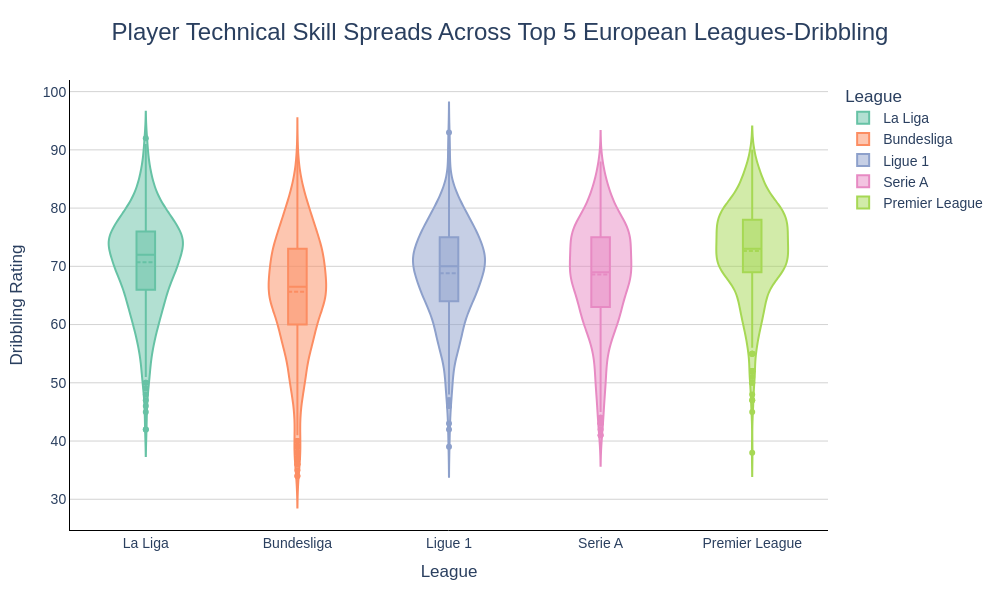

Source (notebook cell):
### Code cell
fig=px.violin(df_top5,
              x='league_name',
              y='dribbling',
              color='league_name',
              box=True,
              points='outliers',
              template='plotly_white',
              title="Player Technical Skill Spreads Across Top 5 Leagues- Dribbling",
              color_discrete_sequence=px.colors.qualitative.Set2,
              hover_data=['short_name','club_name','age']
              )
fig.update_traces(
    meanline_visible=True,
    hovertemplate=
        '<b>League:</b>%{x}<br>'+
        '<b>Dribbling:</b>{y}<br>'+
        '<b>Player:</b>%{customdata[0]}<br>'+
        "<b>Club:</b> %{customdata[1]}<br>" +
        "<b>Age:</b> %{customdata[2]}<extra></extra>"
)
fig.update_layout(
    title=dict(
        text="Player Technical Skill Spreads Across Top 5 European Leagues-Dribbling",
        x=0.5,
        font=dict(size=24)
    ),

    xaxis_title="League",
    yaxis_title="Dribbling Rating",

    width=1000,
    height=600,

    font=dict(
        family="Arial",
        size=14
    ),

    margin=dict(
        l=70,
        r=40,
        t=80,
        b=70
    ),

    legend_title="League"
)

fig.update_xaxes(
    showgrid=False,
    showline=True,
    linewidth=1,
    linecolor="black",
)

fig.update_yaxes(
    showgrid=True,
    gridcolor="lightgray",
    zeroline=False,
    showline=True,
    linewidth=1,
    linecolor="black",
)


fig.show()

### Figure 1 — Plotly figure (JSON) as saved in the notebook; plotly's stock layout.template omitted (floating-point values rounded to 4 significant figures; data arrays with more than 128 entries replaced by an {"elided": "..."} marker saying what was removed)
{"data": [{"alignmentgroup": "True", "box": {"visible": true}, "customdata": {"elided": "554x3 mixed values"}, "hovertemplate": "<b>League:</b>%{x}<br><b>Dribbling:</b>{y}<br><b>Player:</b>%{customdata[0]}<br><b>Club:</b> %{customdata[1]}<br><b>Age:</b> %{customdata[2]}<extra></extra>", "legendgroup": "La Liga", "marker": {"color": "rgb(102,194,165)"}, "meanline": {"visible": true}, "name": "La Liga", "offsetgroup": "La Liga", "orientation": "v", "points": "outliers", "scalegroup": "True", "showlegend": true, "type": "violin", "x": {"elided": "554 str values"}, "x0": " ", "xaxis": "x", "y": {"elided": "554 float values"}, "y0": " ", "yaxis": "y"}, {"alignmentgroup": "True", "box": {"visible": true}, "customdata": {"elided": "866x3 mixed values"}, "hovertemplate": "<b>League:</b>%{x}<br><b>Dribbling:</b>{y}<br><b>Player:</b>%{customdata[0]}<br><b>Club:</b> %{customdata[1]}<br><b>Age:</b> %{customdata[2]}<extra></extra>", "legendgroup": "Bundesliga", "marker": {"color": "rgb(252,141,98)"}, "meanline": {"visible": true}, "name": "Bundesliga", "offsetgroup": "Bundesliga", "orientation": "v", "points": "outliers", "scalegroup": "True", "showlegend": true, "type": "violin", "x": {"elided": "866 str values"}, "x0": " ", "xaxis": "x", "y": {"elided": "866 float values"}, "y0": " ", "yaxis": "y"}, {"alignmentgroup": "True", "box": {"visible": true}, "customdata": {"elided": "488x3 mixed values"}, "hovertemplate": "<b>League:</b>%{x}<br><b>Dribbling:</b>{y}<br><b>Player:</b>%{customdata[0]}<br><b>Club:</b> %{customdata[1]}<br><b>Age:</b> %{customdata[2]}<extra></extra>", "legendgroup": "Ligue 1", "marker": {"color": "rgb(141,160,203)"}, "meanline": {"visible": true}, "name": "Ligue 1", "offsetgroup": "Ligue 1", "orientation": "v", "points": "outliers", "scalegroup": "True", "showlegend": true, "type": "violin", "x": {"elided": "488 str values"}, "x0": " ", "xaxis": "x", "y": {"elided": "488 float values"}, "y0": " ", "yaxis": "y"}, {"alignmentgroup": "True", "box": {"visible": true}, "customdata": {"elided": "687x3 mixed values"}, "hovertemplate": "<b>League:</b>%{x}<br><b>Dribbling:</b>{y}<br><b>Player:</b>%{customdata[0]}<br><b>Club:</b> %{customdata[1]}<br><b>Age:</b> %{customdata[2]}<extra></extra>", "legendgroup": "Serie A", "marker": {"color": "rgb(231,138,195)"}, "meanline": {"visible": true}, "name": "Serie A", "offsetgroup": "Serie A", "orientation": "v", "points": "outliers", "scalegroup": "True", "showlegend": true, "type": "violin", "x": {"elided": "687 str values"}, "x0": " ", "xaxis": "x", "y": {"elided": "687 float values"}, "y0": " ", "yaxis": "y"}, {"alignmentgroup": "True", "box": {"visible": true}, "customdata": {"elided": "609x3 mixed values"}, "hovertemplate": "<b>League:</b>%{x}<br><b>Dribbling:</b>{y}<br><b>Player:</b>%{customdata[0]}<br><b>Club:</b> %{customdata[1]}<br><b>Age:</b> %{customdata[2]}<extra></extra>", "legendgroup": "Premier League", "marker": {"color": "rgb(166,216,84)"}, "meanline": {"visible": true}, "name": "Premier League", "offsetgroup": "Premier League", "orientation": "v", "points": "outliers", "scalegroup": "True", "showlegend": true, "type": "violin", "x": {"elided": "609 str values"}, "x0": " ", "xaxis": "x", "y": {"elided": "609 float values"}, "y0": " ", "yaxis": "y"}], "layout": {"font": {"family": "Arial", "size": 14}, "height": 600, "legend": {"title": {"text": "League"}, "tracegroupgap": 0}, "margin": {"b": 70, "l": 70, "r": 40, "t": 80}, "title": {"font": {"size": 24}, "text": "Player Technical Skill Spreads Across Top 5 European Leagues-Dribbling", "x": 0.5}, "violinmode": "overlay", "width": 1000, "xaxis": {"anchor": "y", "categoryarray": ["La Liga", "Bundesliga", "Ligue 1", "Serie A", "Premier League"], "categoryorder": "array", "domain": [0, 1], "linecolor": "black", "linewidth": 1, "showgrid": false, "showline": true, "title": {"text": "League"}}, "yaxis": {"anchor": "x", "domain": [0, 1], "gridcolor": "lightgray", "linecolor": "black", "linewidth": 1, "showgrid": true, "showline": true, "title": {"text": "Dribbling Rating"}, "zeroline": false}}}
